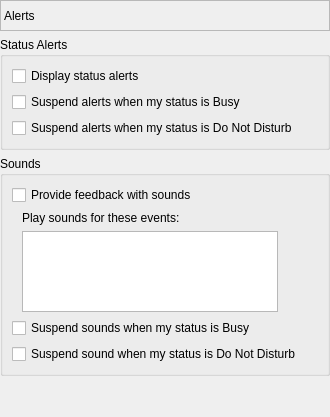
       <widget class="QWidget" name="pageAlerts">
        <layout class="QVBoxLayout" name="verticalLayout_22">
         <property name="margin">
          <number>0</number>
         </property>
         <item>
          <widget class="QLabel" name="lblAlertsPage">
           <property name="sizePolicy">
            <sizepolicy hsizetype="Preferred" vsizetype="Fixed">
             <horstretch>0</horstretch>
             <verstretch>0</verstretch>
            </sizepolicy>
           </property>
           <property name="minimumSize">
            <size>
             <width>0</width>
             <height>31</height>
            </size>
           </property>
           <property name="frameShape">
            <enum>QFrame::StyledPanel</enum>
           </property>
           <property name="frameShadow">
            <enum>QFrame::Sunken</enum>
           </property>
           <property name="text">
            <string>Alerts</string>
           </property>
          </widget>
         </item>
         <item>
          <widget class="QGroupBox" name="grpAlerts">
           <property name="title">
            <string>Status Alerts</string>
           </property>
           <layout class="QVBoxLayout" name="verticalLayout_19">
            <item>
             <widget class="QCheckBox" name="chkAlert">
              <property name="text">
               <string>Display status alerts</string>
              </property>
             </widget>
            </item>
            <item>
             <widget class="QCheckBox" name="chkNoBusyAlert">
              <property name="text">
               <string>Suspend alerts when my status is Busy</string>
              </property>
             </widget>
            </item>
            <item>
             <widget class="QCheckBox" name="chkNoDNDAlert">
              <property name="text">
               <string>Suspend alerts when my status is Do Not Disturb</string>
              </property>
             </widget>
            </item>
           </layout>
          </widget>
         </item>
         <item>
          <widget class="QGroupBox" name="grpSounds">
           <property name="title">
            <string>Sounds</string>
           </property>
           <layout class="QVBoxLayout" name="verticalLayout_21">
            <item>
             <widget class="QCheckBox" name="chkSound">
              <property name="text">
               <string>Provide feedback with sounds</string>
              </property>
             </widget>
            </item>
            <item>
             <layout class="QHBoxLayout" name="horizontalLayout_15">
              <item>
               <spacer name="horizontalSpacer_14">
                <property name="orientation">
                 <enum>Qt::Horizontal</enum>
                </property>
                <property name="sizeType">
                 <enum>QSizePolicy::Fixed</enum>
                </property>
                <property name="sizeHint" stdset="0">
                 <size>
                  <width>10</width>
                  <height>20</height>
                 </size>
                </property>
               </spacer>
              </item>
              <item>
               <layout class="QVBoxLayout" name="verticalLayout_20">
                <item>
                 <widget class="QLabel" name="lblSoundEventsDesc">
                  <property name="text">
                   <string>Play sounds for these events:</string>
                  </property>
                 </widget>
                </item>
                <item>
                 <layout class="QHBoxLayout" name="horizontalLayout_14">
                  <item>
                   <widget class="QListWidget" name="lvSounds">
                    <property name="sizePolicy">
                     <sizepolicy hsizetype="Expanding" vsizetype="Fixed">
                      <horstretch>0</horstretch>
                      <verstretch>0</verstretch>
                     </sizepolicy>
                    </property>
                    <property name="maximumSize">
                     <size>
                      <width>16777215</width>
                      <height>81</height>
                     </size>
                    </property>
                   </widget>
                  </item>
                  <item>
                   <spacer name="horizontalSpacer_13">
                    <property name="orientation">
                     <enum>Qt::Horizontal</enum>
                    </property>
                    <property name="sizeHint" stdset="0">
                     <size>
                      <width>40</width>
                      <height>20</height>
                     </size>
                    </property>
                   </spacer>
                  </item>
                 </layout>
                </item>
               </layout>
              </item>
             </layout>
            </item>
            <item>
             <widget class="QCheckBox" name="chkNoBusySound">
              <property name="text">
               <string>Suspend sounds when my status is Busy</string>
              </property>
             </widget>
            </item>
            <item>
             <widget class="QCheckBox" name="chkNoDNDSound">
              <property name="text">
               <string>Suspend sound when my status is Do Not Disturb</string>
              </property>
             </widget>
            </item>
           </layout>
          </widget>
         </item>
         <item>
          <spacer name="verticalSpacer_6">
           <property name="orientation">
            <enum>Qt::Vertical</enum>
           </property>
           <property name="sizeHint" stdset="0">
            <size>
             <width>20</width>
             <height>41</height>
            </size>
           </property>
          </spacer>
         </item>
        </layout>
       </widget>
